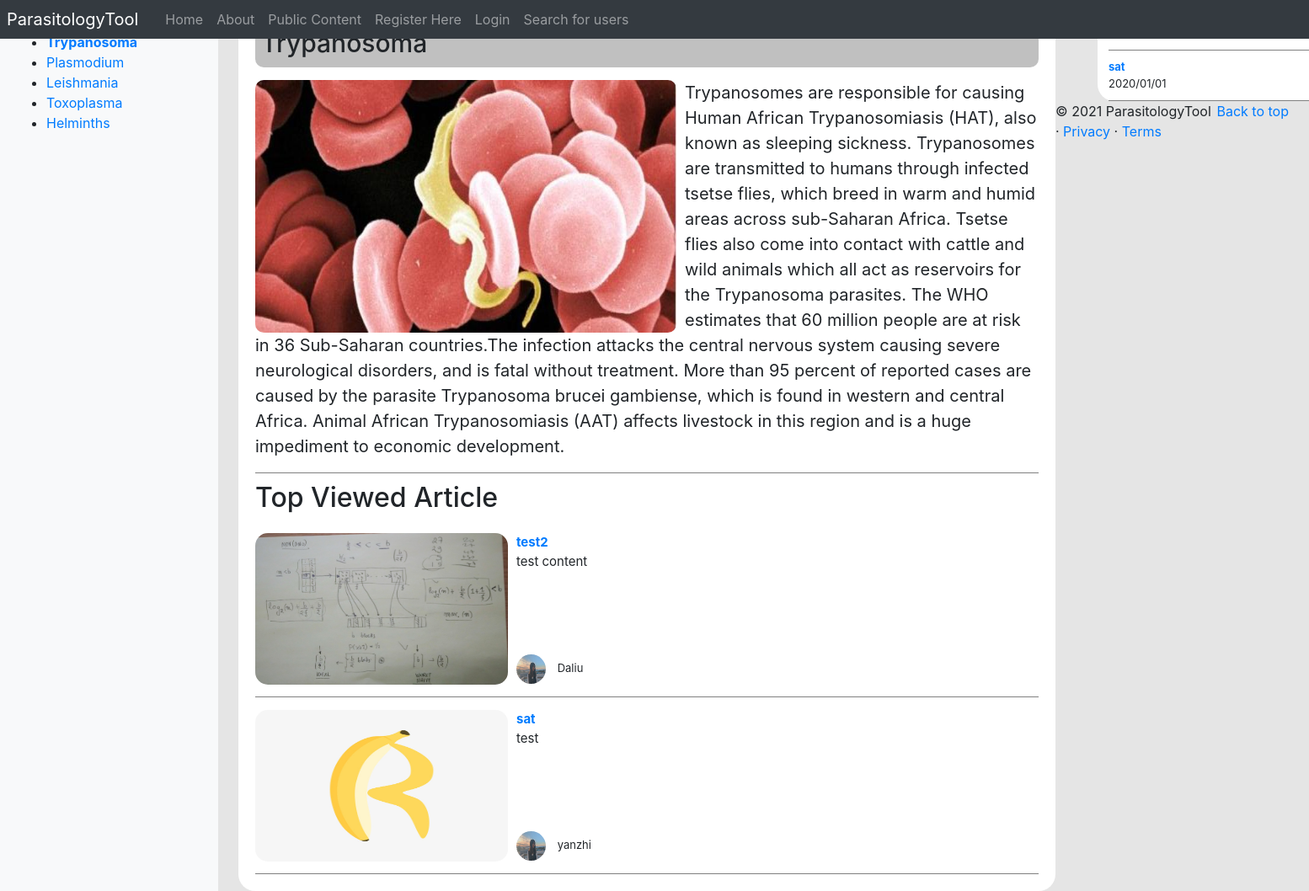
The page /parasitologyTool/public_content/4/ on the database its author committed.
### parasitologyTool/models.py (models this page shows, shortened)
class Parasite(models.Model):
	NAME_MAX_LENGTH = 128
	name = models.CharField(max_length=NAME_MAX_LENGTH, unique=True)
	views = models.IntegerField(default=0)
	picture = models.ImageField(upload_to='parasite_pic')
	intro = models.CharField(max_length=3000)

class Article(models.Model):
	TITLE_MAX_LENGTH = 128
	URL_MAX_LENGTH = 200
	parasite = models.ForeignKey(Parasite, on_delete=models.CASCADE, default=None)
	title = models.CharField(max_length=TITLE_MAX_LENGTH, unique=True)
	content = models.TextField(default=None)
	user = models.ForeignKey(UserProfile, on_delete=models.CASCADE, default=None)
	url = models.URLField(max_length=URL_MAX_LENGTH)
	views = models.IntegerField(default=0)
	picture = models.ImageField(upload_to='article_pic')
	date_posted = models.DateTimeField(default=timezone.now)
	class Meta:
		ordering = ['-date_posted',]

class UserProfile(models.Model):
	user = models.OneToOneField(User, on_delete=models.CASCADE)
	profile_picture = models.ImageField(upload_to="profile_pictures", default="profile_pictures/default_pic.png")
	ROLE_CHOICES = [
		('clinician', 'Clinician'),
		('researcher', 'Researcher'),
		('public', 'Public'),
		('admin', 'Admin'),
	]
	role = models.CharField(max_length=50, choices=ROLE_CHOICES, default='Public')
	@property
	def username(self):
		return self.user.username

### parasitologyTool/views.py (the view)
# urls.py: path('public_content/<int:parasite_id>/', views.public_parasite_page, name = 'public_parasite_page'),
def public_parasite_page(request, parasite_id):
    context_dict = {}
    try:
        parasite = Parasite.objects.get(id=parasite_id)
        article_list = parasite.article_set.all();
    except Parasite.DoesNotExist:
        return not_found(request)
    context_dict['parasite'] = parasite
    context_dict['articles'] = article_list
    context_dict['intro'] = parasite.intro
    return render(request, 'parasitologyTool/public_parasite_page.html', context=context_dict)

### parasitologyTool/templatetags/parasitologyTool_template_tags.py (called while the page is built)
@register.inclusion_tag('parasitologyTool/parasite_list.html')
def get_parasite_list(current_category=None):
	return {'parasites': Parasite.objects.all(),
	        'current_category':current_category}

### templates/parasitologyTool/public_parasite_page.html (shortened to what this page needs)
{% extends 'parasitologyTool/base.html' %}
{% load static %}
{% block body_block %}
<link rel="stylesheet" href="{% static 'css/parasite.css' %}">
	<div class="box">
        <div class="box-text">
            <h1>{{ parasite.name }}</h1>
        </div>
        <div class="p-box">
            <div>
		        <img src="{{ MEDIA_URL }}{{ parasite.picture }}"
                    alt="Picture of parasite" />
            </div>
            <p>{{ parasite.intro }}</p>
        </div>
        <div class="a-box">
	        <h2>Top Viewed Article</h2>
            <div>
                {% if articles %}
                    {% for article in articles %}
                    <div class="a-s-box">
                        <div>
                            <a href="{{ article.url }}">
                            <img src="{{ MEDIA_URL }}{{ article.picture }}"
                              alt="picture of article" />
                            </a>
                        </div>
                        <div>
                            <a href="{{ article.url }}"><strong>{{ article.title }}</strong></a>
                            <br>
                            <p>{{article.content}}</p>
                        </div>
                        <div class="a-s-box-author">
                            <img src="{{ MEDIA_URL }}{{article.user.profile_picture}}"
                                alt="picture of article" />
                            {{article.user.username}}
                        </div>
                    </div>
                    {% endfor %}
                {% else %}
                    <strong>No Articles</strong>
                {% endif %}
            </div>
        </div>
    </div>
    <div class="rside">
        {% if articles %}
            {% for article in articles %}
            <div class="rside-box">
                <a href="{{ article.url }}"><strong>{{ article.title }}</strong></a></li>
                <br>2020/01/01
            </div>
            {% endfor %}
        {% else %}
            <strong>No Articles</strong>
        {% endif %}
    </div>
{% endblock %}

### templates/parasitologyTool/parasite_list.html
{% if parasites %}
    <ul>
    {% for p in parasites %}
        {% if p == current_category %}
            <li><strong><a href="{% url 'parasitologyTool:goto' %}?parasite_id={{ p.id }}">{{ p.name }}</a></strong></li>
        {% else %}
            <li><a href="{% url 'parasitologyTool:goto' %}?parasite_id={{ p.id }}">{{ p.name }}</a></li>
        {% endif %}
    {% endfor %}
    </ul>
{% else %}
    <strong>No parasites</strong>
{% endif %}

### static/css/parasite.css (style rules this page uses)
body { background: #E5E5E5 }
.box { width: 970px; background: white; padding: 20px; border-radius: 20px; float: left; }
.box-text { width: 970px auto; height: 60px; background: silver; border-radius: 10px;margin-bottom: 15px; }
.box-text h1 { padding-top: 13px; font-size: 30px; padding-left: 7px; }
.p-box { width:970px auto; border-bottom:solid 0.5px gray; font-size: 20px; }
.p-box img { width: 500px; height: 300px; border-radius: 10px; margin-right: 10px; float: left; }
.a-box { padding-top: 10px; font-size: 15px; }
.a-s-box { padding-bottom: 15px; padding-top: 15px; border-bottom: solid 0.5px gray; height: 210px; position: relative; }
.a-s-box img { border-radius: 15px; width: 300px; height: 180px; float: left; margin-right: 10px; }
.a-s-box-author img { float: initial; width: 35px; height: 35px; border-radius: 50%; }
.a-s-box-author { font-size: 13px; position: absolute; bottom: 15px; left: 310px; }
.rside { width: 300px; margin-left: 1020px; background: white; border-radius: 20px; }
.rside-box { margin-left: 13px; margin-right: 13px; border-bottom: solid 0.5px gray; padding-bottom: 10px; padding-top: 10px; font-size: 13px; }

### rows shown on the page
Parasite: name "Trypanosoma", picture (picture), intro "Trypanosomes are responsible for causing Human African Trypanosomiasis (HAT), also known as sleeping sickness. Trypanosomes are transmitted to humans through infected tsetse flies, which breed in warm and humid areas across sub-Saharan Africa. Tsetse flies also come into contact with cattle and wild animals which all act as reservoirs for the Trypanosoma parasites. The WHO estimates that 60 million people are at risk in 36 Sub-Saharan countries.The infection attacks the central nervous system causing severe neurological disorders, and is fatal without treatment. More than 95 percent of reported cases are caused by the parasite Trypanosoma brucei gambiense, which is found in western and…"
Parasite: name "Plasmodium"
Parasite: name "Leishmania"
Parasite: name "Toxoplasma"
Parasite: name "Helminths"
Article: picture (picture), title "test2", content "test content", user.profile_picture (picture), user.username "Daliu"
Article: picture (picture), title "sat", content "test", user.profile_picture (picture), user.username "yanzhi"
